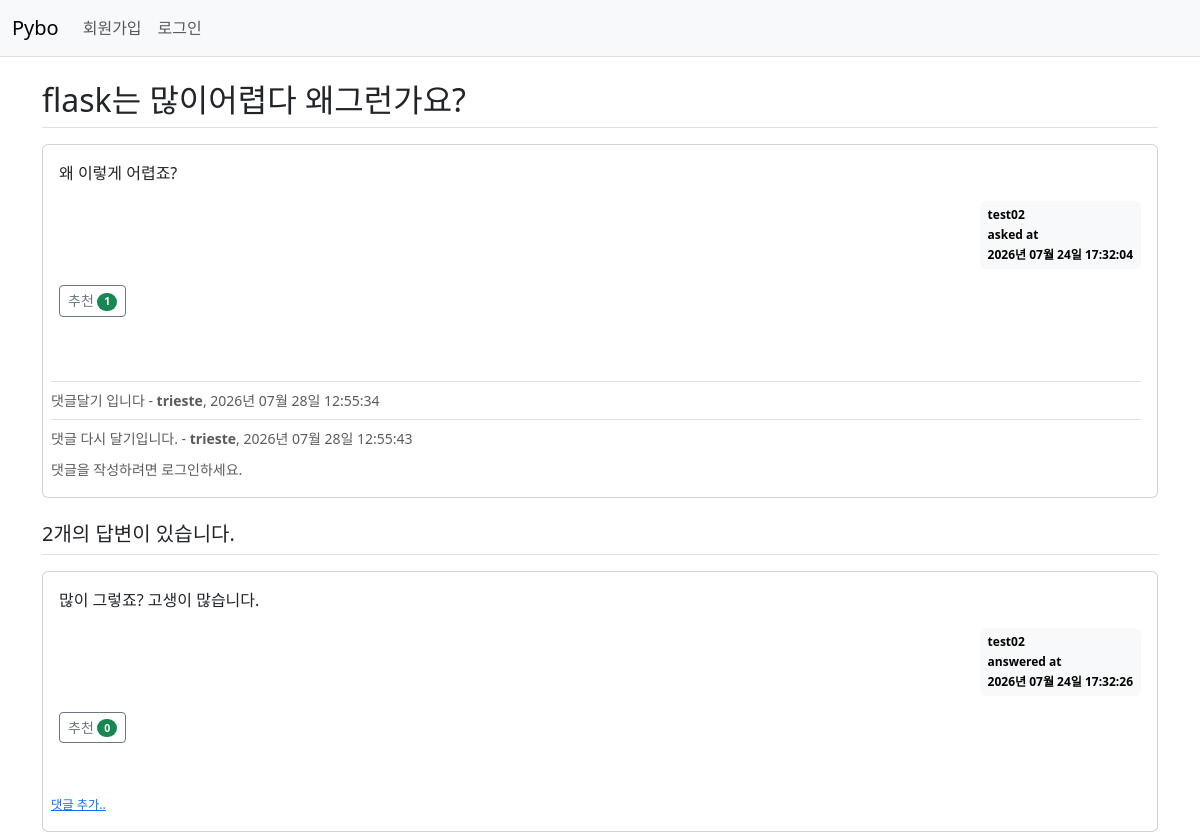
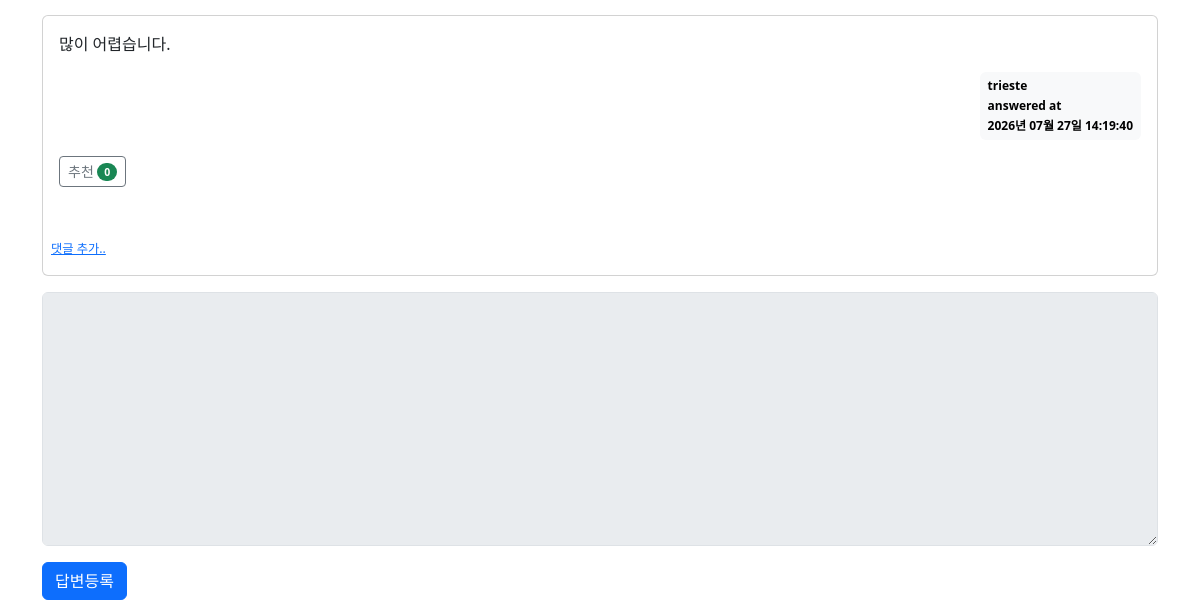
/question/detail/906, run on an earlier commit of the app's database (2 pictures, top to bottom).
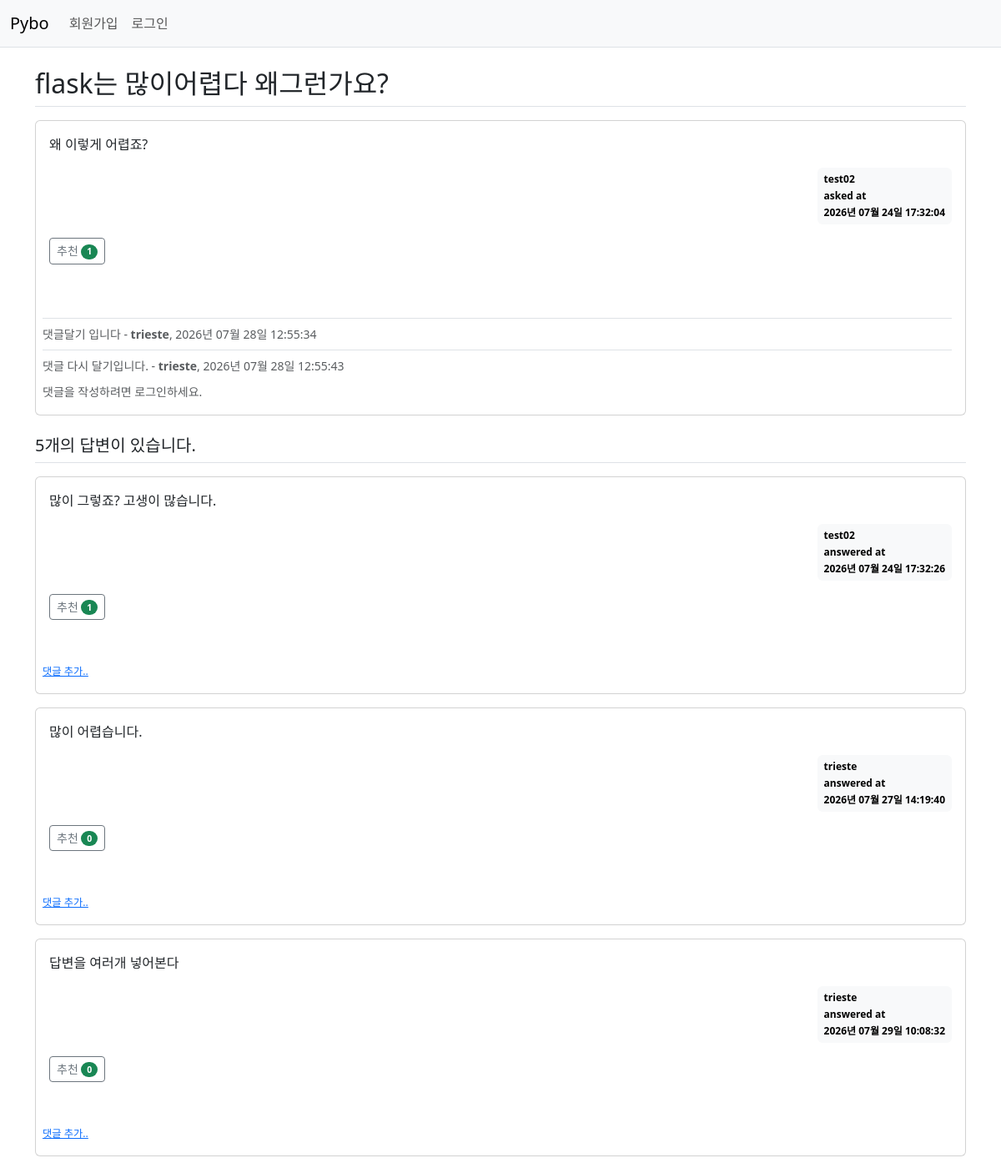
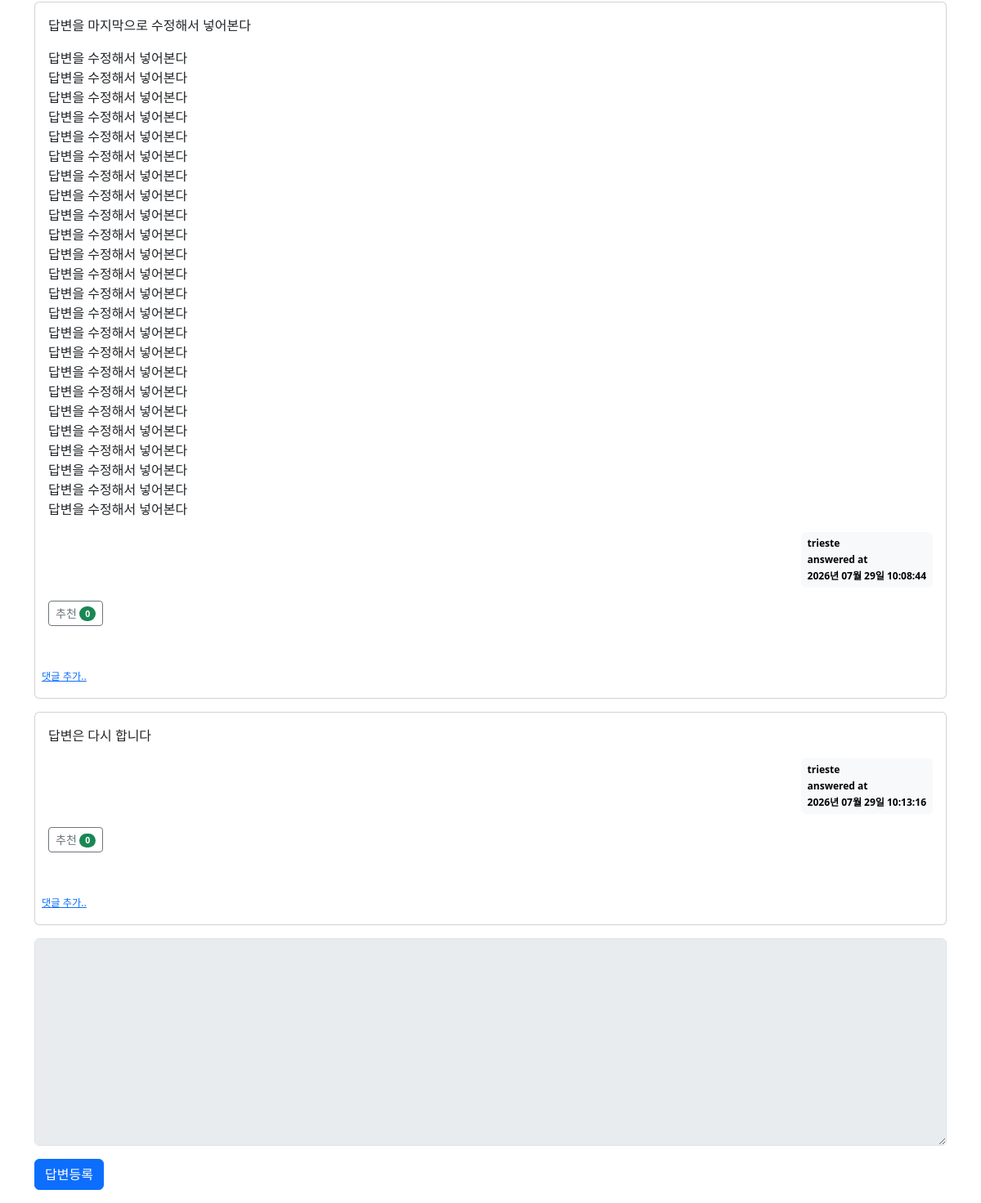
And on a later commit of the database (2 pictures, top to bottom).
### pybo/models.py (models this page shows)
class Question(db.Model):
    id = db.Column(db.Integer, primary_key=True) # id를 주면 이것이 기본키가 된다는 의미
    subject = db.Column(db.String(200), nullable=False) # nullable=False는 값이 꼭들어가야한다는 의미, 200자까지 작성가능
    content = db.Column(db.Text(), nullable=False)
    create_date = db.Column(db.DateTime(), nullable=False) # 작성 일자
    image_path = db.Column(db.String(200), nullable=True)
    user_id = db.Column(db.Integer, db.ForeignKey('user.id', ondelete='CASCADE'), nullable=False)
    user = db.relationship('User', backref=db.backref('question_set'))
    voter = db.relationship(
        'User',                         # 추천한 사용자(User) 모델과 연결
        secondary=question_voter,       # 다대다 관계를 위한 중간 테이블(question_voter) 사용
        backref=db.backref('quesiton_voter_set',    # User 객체에서 추천한 질문 목록을 조회하는 속성
                           lazy='dynamic'           # 실제 조회 시점에 SQL을 실행하여 Query 객체를 반환
                           ))

class User(db.Model):
    id = db.Column(db.Integer, primary_key=True)
    username = db.Column(db.String(150), unique=True, nullable=False)
    password = db.Column(db.String(200), nullable=False)
    email = db.Column(db.String(120), unique=True, nullable=False)

class Comment(db.Model):
    id = db.Column(db.Integer, primary_key=True)
    user_id = db.Column(db.Integer, db.ForeignKey('user.id', ondelete='CASCADE'), nullable=False)
    user = db.relationship('User', backref=db.backref('comment_set'))
    content = db.Column(db.Text(), nullable=False)
    create_date = db.Column(db.DateTime(), nullable=False)
    modify_date = db.Column(db.DateTime())
    question_id = db.Column(db.Integer, db.ForeignKey('question.id', ondelete='CASCADE'), nullable=True)
    question = db.relationship('Question', backref=db.backref('comment_set'))
    answer_id = db.Column(db.Integer, db.ForeignKey('answer.id', ondelete='CASCADE'), nullable=True)
    answer = db.relationship('Answer', backref=db.backref('comment_set'))

class Answer(db.Model):
    id = db.Column(db.Integer, primary_key=True)
    question_id = db.Column(db.Integer, db.ForeignKey('question.id', ondelete='CASCADE')) # Question이 지워지면 Answer도 delete하라. Answer는 Question과 같은 번호를 가지고 있어야함.
    question = db.relationship('Question', backref=db.backref('answer_set', cascade='all, delete-orphan'))
    content = db.Column(db.Text(), nullable=False)
    create_date = db.Column(db.DateTime(), nullable=False)
    user_id = db.Column(db.Integer, db.ForeignKey('user.id', ondelete='CASCADE'), nullable=False)
    user = db.relationship('User', backref=db.backref('answer_set'))
    voter = db.relationship('User', secondary=answer_voter,
                            backref=db.backref('answer_voter_set', lazy='dynamic'))

### pybo/views/question_views.py (the view)
@bp.route('/detail/<int:question_id>')
def detail(question_id):
    form = AnswerForm()    # 상세 조회 라우터 내부에서 빈 답변 폼 생성
    question = Question.query.get_or_404(question_id)
    return render_template('question/question_detail.html', question=question, form=form)

### pybo/forms.py
class AnswerForm(FlaskForm):
    content = TextAreaField('내용', validators=[DataRequired('내용은 필수 입력 항목입니다.')])

### pybo/filter.py (called while the page is built)
def format_datetime(value, fmt='%Y년 %m월 %d일 %H:%M:%S'):
    return value.strftime(fmt)

### pybo/views/auth_views.py (called while the page is built)
@bp.before_app_request
def load_loaded_in_user():
    user_id = session.get('user_id')
    if user_id is None:
        g.user = None
    else:
        g.user = User.query.get(user_id)

### pybo/templates/question/question_detail.html (shortened to what this page needs)
{% extends 'base.html' %}
{% block content %}
<div class="container my-3">
    <h2 class="border-bottom py-2">{{ question.subject }}</h2>
    <div class="card my-3">
        <div class="card-body">
            <div class="card-text">{{ question.content | trim | markdown }}</div>
            <div class="d-flex justify-content-end">
                <div class="badge text-bg-light p-2 text-start">
                    <div class="mb-2">
                        {{ question.user.username }}
                    </div>
                    <div class="mb-2">asked at</div>
                    <div>{{ question.create_date | datetime }}</div>
                </div>
            </div>
            <div class="my-3">
                <a href="javascript:void(0)" data-uri="{{ url_for('question.vote', question_id=question.id) }}"
                    class="recommend btn btn-sm btn-outline-secondary">추천
                    <span class="badge rounded-pill bg-success">{{ question.voter | length }}</span>
                </a>
            </div>
        </div>
        <div class="card-body ps-2">
            {% if question.comment_set | length > 0 %}
            <div class="mt-3">
                {% for comment in question.comment_set %}
                <div class="comment py-2 text-muted small border-top">
                    <span style="white-space: pre-line;">{{ comment.content }}</span>
                    <span>
                        - <strong>{{ comment.user.username }}</strong>, {{ comment.create_date | datetime }}
                    </span>
                </div>
                {% endfor %}
            </div>
            {% endif %}
            <div>
                {% if g.user %}
                <a href="{{ url_for('comment.create_question', question_id=question.id) }}" class="small"><small>댓글
                        추가..</small></a>
                {% else %}
                <small class="text-muted">댓글을 작성하려면 로그인하세요.</small>
                {% endif %}
            </div>
        </div>
    </div>
    <h5 class="border-bottom my-3 py-2">{{ question.answer_set | length }}개의 답변이 있습니다.</h5>
    {% for answer in question.answer_set %}
    <div class="card my-3">
        <div class="card-body">
            <div class="card-text">{{ answer.content | trim | markdown }}</div>
            <div class="d-flex justify-content-end">
                <div class="badge text-bg-light p-2 text-start">
                    <div class="mb-2">{{ answer.user.username }}</div>
                    <div class="mb-2">answered at</div>
                    <div>{{ answer.create_date | datetime }}</div>
                </div>
            </div>
            <div class="my-3">
                <a href="javascript:void(0)" data-uri="{{ url_for('answer.vote', answer_id=answer.id) }}"
                    class="recommend btn btn-sm btn-outline-secondary">추천
                    <span class="badge rounded-pill bg-success">{{ answer.voter | length }}</span>
                </a>
            </div>
        </div>
        <div class="card-body ps-2">
            <div>
                <a href="{{ url_for('comment.create_answer', answer_id=answer.id) }}" class="small"><small>댓글
                        추가..</small></a>
            </div>
        </div>
    </div>
    {% endfor %}
    <form action="{{ url_for('answer.create', question_id=question.id) }}" method="post" class="my-3">
        <div class="mb-3">
            <textarea name="content" id="content" rows="10" class="form-control" {% if not g.user %}disabled{% endif
                %}></textarea>
        </div>
        <input type="submit" value="답변등록" class="btn btn-primary">
    </form>
</div>
{% endblock %}

### pybo/templates/base.html (shortened to what this page needs)
<!DOCTYPE html>
<html lang="ko">
<head>
    <link rel="stylesheet" href="https://cdn.jsdelivr.net/npm/bootstrap@5.3.8/dist/css/bootstrap.min.css">
</head>
<body>
    {% include "navbar.html" %}
	{% block content %}
	{% endblock %}
</body>
</html>

### pybo/templates/navbar.html (shortened to what this page needs)
<nav class="navbar navbar-expand-lg navbar-right bg-light border-bottom">
    <div class="container-fluid">
        <a class="navbar-brand" href="{{ url_for('main.index') }}">Pybo</a>
        <div class="collapse navbar-collapse" id="navbarNav">
            <ul class="navbar-nav">
                {% if g.user %}
                <li class="nav-item">
                    <a class="nav-link" href="{{ url_for('auth.logout') }}">{{ g.user.username }}(로그아웃)</a>
                </li>
                {% else %}
                <li class="nav-item">
                    <a class="nav-link" href="{{ url_for('auth.signup') }}">회원가입</a>
                </li>
                <li class="nav-item">
                    <a class="nav-link" href="{{ url_for('auth.login') }}">로그인</a>
                </li>
                {% endif %}
            </ul>
        </div>
    </div>
</nav>

What changed in the data, as far as the page shows it:
computed for Answer "많이 그렇죠? 고생이 많습니다.": voter|length "0" → "1"
added Answer: content "답변을 여러개 넣어본다", user.username "trieste", create_date "2026년 07월 29일 10:08:32", voter|length "0"
added Answer: content "답변을 마지막으로 수정해서 넣어본다 답변을 수정해서 넣어본다 답변을 수정해서 넣어본다 답변을 수정해서 넣어본다 답변을 수정해서 넣어본다 답변을 수정해서 넣어본다 답변을 수정해서 넣어본다 답변을 수정해서 넣어본다 답변을 수정해서 넣어본다 답변을 수정해서 넣어본다 답변을 수정해서 넣어본다 답변을 수정해서 넣어본다 답변을 수정해서 넣어본다 답변을 수정해서 넣어본다 답변을 수정해서 넣어본다 답변을 수정해서 넣어본다 답변을 수정해서 넣어본다 답변을 수정해서 넣어본다 답변을 수정해서 넣어본다 답변을 수정해서 넣어본다 답변을 수정해서 넣어본다 답변을 수정해서 넣어본다 답변을 수정해서 넣어본다 답변을 수정해서 넣어본다 답변을 수정해서 넣어본다", user.username "trieste", create_date "2026년 07월 29일 10:08:44", voter|length "0"
added Answer: content "답변은 다시 합니다", user.username "trieste", create_date "2026년 07월 29일 10:13:16", voter|length "0"
Also different on the page:
{{ question.answer_set | length }}: "2" → "5"
